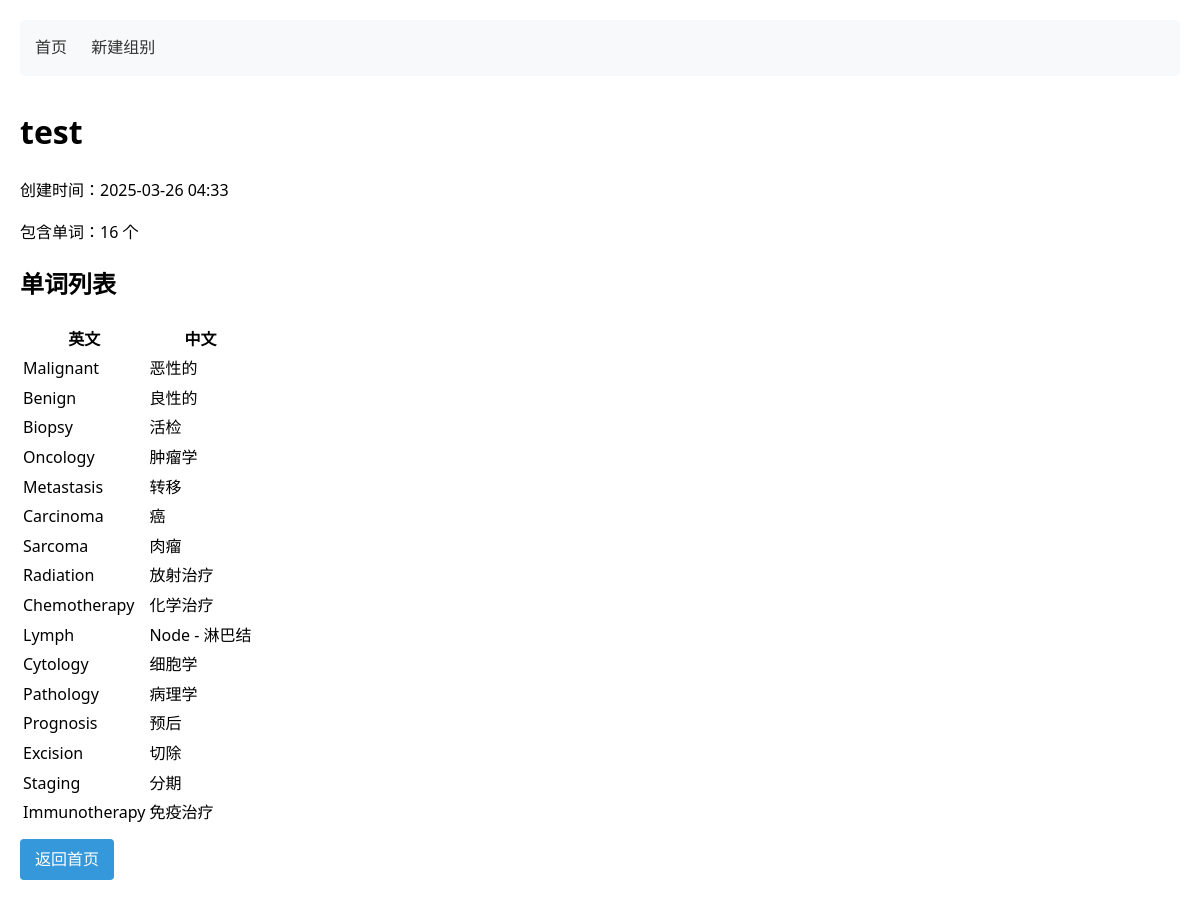
Screenshot of /groups/2 with the database file from the repository.
### app/models.py (models this page shows)
class WordGroup(db.Model):
    id = db.Column(db.Integer, primary_key=True)
    name = db.Column(db.String(100), unique=True, nullable=False)
    created_at = db.Column(db.DateTime, default=datetime.utcnow)
    words = db.relationship('Word', backref='group', lazy='dynamic', cascade='all, delete-orphan')
    stats = db.relationship('GroupStats', backref='group', uselist=False, cascade='all, delete-orphan')

class Word(db.Model):
    id = db.Column(db.Integer, primary_key=True)
    english = db.Column(db.String(100), nullable=False)
    chinese = db.Column(db.String(100), nullable=False)
    group_id = db.Column(db.Integer, db.ForeignKey('word_group.id', ondelete='CASCADE'))  # 正确

### app/blueprints/groups.py (the view)
@groups_bp.route('/<int:group_id>')
def group_detail(group_id):
    group = WordGroup.query.get_or_404(group_id)
    return render_template('group_detail.html', group=group)

### app/templates/group_detail.html (shortened to what this page needs)
{% extends "base.html" %}
{% block content %}
<h1>{{ group.name }}</h1>
<div class="meta-info">
    <p>创建时间：{{ group.created_at.strftime('%Y-%m-%d %H:%M') }}</p>
    <p>包含单词：{{ group.words.count() }} 个</p>
</div>
<div class="words-list">
    <h2>单词列表</h2>
    <table>
        <thead>
            <tr>
                <th>英文</th>
                <th>中文</th>
            </tr>
        </thead>
        <tbody>
            {% for word in group.words %}
            <tr>
                <td>{{ word.english }}</td>
                <td>{{ word.chinese }}</td>
            </tr>
            {% endfor %}
        </tbody>
    </table>
</div>
<div class="actions">
    <a href="{{ url_for('main.index') }}" class="btn">返回首页</a>
</div>
{% endblock %}

### app/templates/base.html (shortened to what this page needs)
<!DOCTYPE html>
<html>
<head>
    <link rel="stylesheet" href="{{ url_for('static', filename='style.css') }}">
</head>
<body>
    <nav>
        <a href="{{ url_for('main.index') }}">首页</a>
        <a href="{{ url_for('groups.create_group') }}">新建组别</a>
    </nav>
    <div class="container">
        {% block content %}{% endblock %}
    </div>
</body>
</html>

### app/static/style.css (style rules this page uses)
body { font-family: 'Segoe UI', Tahoma, Geneva, Verdana, sans-serif; max-width: 1200px; margin: 0 auto; padding: 20px; line-height: 1.6; }
nav { background: #f8f9fa; padding: 15px; margin-bottom: 30px; border-radius: 5px; }
nav a { margin-right: 20px; text-decoration: none; color: #333; }
.actions a { display: inline-block; margin: 10px 5px 0 0; padding: 8px 15px; background: #3498db; color: white; border-radius: 4px; text-decoration: none; }
.btn { padding: 8px 15px; border: none; border-radius: 4px; cursor: pointer; }

### rows the page displays
WordGroup: name "test", created_at "2025-03-26 04:33"
Word: english "Malignant", chinese "恶性的"
Word: english "Benign", chinese "良性的"
Word: english "Biopsy", chinese "活检"
Word: english "Oncology", chinese "肿瘤学"
Word: english "Metastasis", chinese "转移"
Word: english "Carcinoma", chinese "癌"
Word: english "Sarcoma", chinese "肉瘤"
Word: english "Radiation", chinese "放射治疗"
Word: english "Chemotherapy", chinese "化学治疗"
Word: english "Lymph", chinese "Node - 淋巴结"
Word: english "Cytology", chinese "细胞学"
Word: english "Pathology", chinese "病理学"
Word: english "Prognosis", chinese "预后"
Word: english "Excision", chinese "切除"
Word: english "Staging", chinese "分期"
Word: english "Immunotherapy", chinese "免疫治疗"

### other values shown
{{ group.words.count() }} "16"
